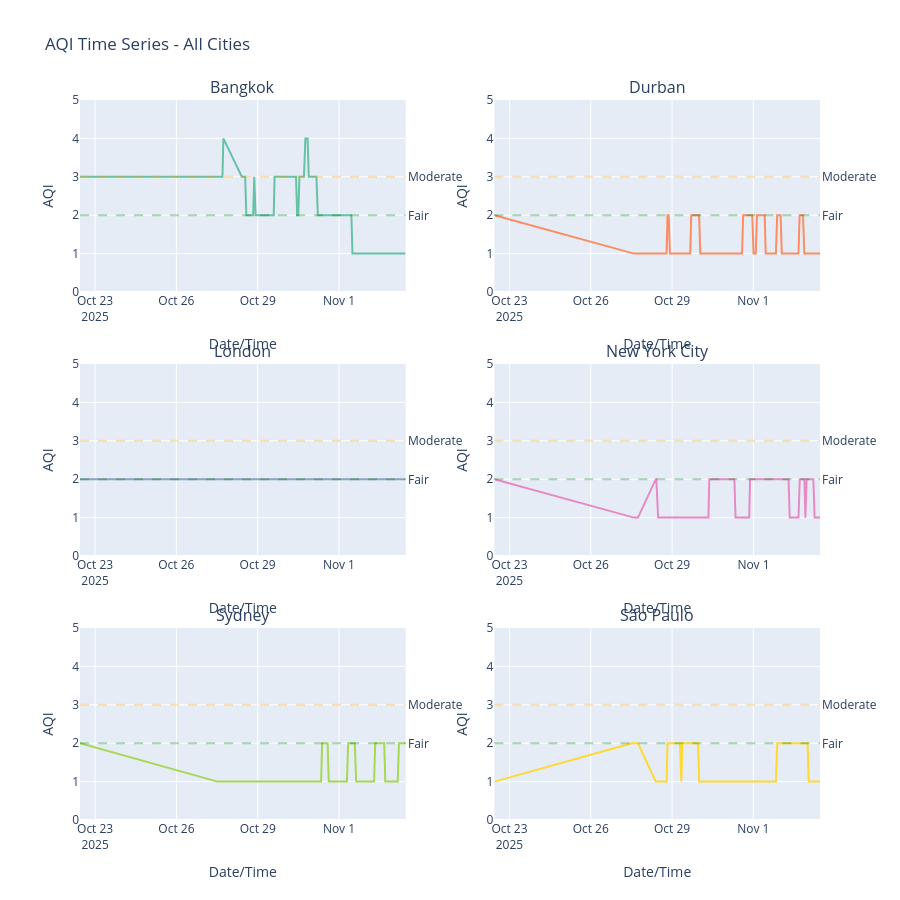

This figure's notebook cell:
### Markdown cell above
## 3. Time Series Deep Dive 📈

### Code cell
# Create multi-panel time series for all cities
fig = make_subplots(
    rows=3, cols=2,
    subplot_titles=tuple(sorted(df['city_name'].unique())),
    vertical_spacing=0.1,
    horizontal_spacing=0.12
)

cities = sorted(df['city_name'].unique())
colors = px.colors.qualitative.Set2

for idx, city in enumerate(cities):
    row = idx // 2 + 1
    col = idx % 2 + 1
    
    city_data = df[df['city_name'] == city].sort_values('timestamp')
    
    fig.add_trace(
        go.Scatter(
            x=city_data['timestamp'],
            y=city_data['aqi'],
            mode='lines',
            name=city,
            line=dict(color=colors[idx % len(colors)], width=2),
            showlegend=False
        ),
        row=row, col=col
    )
    
    # Add reference lines for AQI thresholds
    fig.add_hline(y=2, line_dash="dash", line_color="green", 
                  opacity=0.3, row=row, col=col, 
                  annotation_text="Fair", annotation_position="right")
    fig.add_hline(y=3, line_dash="dash", line_color="orange", 
                  opacity=0.3, row=row, col=col,
                  annotation_text="Moderate", annotation_position="right")

fig.update_xaxes(title_text="Date/Time")
fig.update_yaxes(title_text="AQI", range=[0, 5])
fig.update_layout(
    height=900,
    title_text="AQI Time Series - All Cities",
    showlegend=False
)

fig.show()

### Figure 1 — Plotly figure (JSON) as saved in the notebook; plotly's stock layout.template omitted (floating-point values rounded to 4 significant figures; data arrays with more than 128 entries replaced by an {"elided": "..."} marker saying what was removed)
{"data": [{"line": {"color": "rgb(102,194,165)", "width": 2}, "mode": "lines", "name": "Bangkok", "showlegend": false, "type": "scatter", "x": {"elided": "157 str values"}, "xaxis": "x", "y": {"elided": "157 int values"}, "yaxis": "y"}, {"line": {"color": "rgb(252,141,98)", "width": 2}, "mode": "lines", "name": "Durban", "showlegend": false, "type": "scatter", "x": {"elided": "156 str values"}, "xaxis": "x2", "y": {"elided": "156 int values"}, "yaxis": "y2"}, {"line": {"color": "rgb(141,160,203)", "width": 2}, "mode": "lines", "name": "London", "showlegend": false, "type": "scatter", "x": {"elided": "157 str values"}, "xaxis": "x3", "y": {"elided": "157 int values"}, "yaxis": "y3"}, {"line": {"color": "rgb(231,138,195)", "width": 2}, "mode": "lines", "name": "New York City", "showlegend": false, "type": "scatter", "x": {"elided": "157 str values"}, "xaxis": "x4", "y": {"elided": "157 int values"}, "yaxis": "y4"}, {"line": {"color": "rgb(166,216,84)", "width": 2}, "mode": "lines", "name": "Sydney", "showlegend": false, "type": "scatter", "x": {"elided": "157 str values"}, "xaxis": "x5", "y": {"elided": "157 int values"}, "yaxis": "y5"}, {"line": {"color": "rgb(255,217,47)", "width": 2}, "mode": "lines", "name": "São Paulo", "showlegend": false, "type": "scatter", "x": {"elided": "157 str values"}, "xaxis": "x6", "y": {"elided": "157 int values"}, "yaxis": "y6"}], "layout": {"annotations": [{"font": {"size": 16}, "showarrow": false, "text": "Bangkok", "x": 0.22, "xanchor": "center", "xref": "paper", "y": 1, "yanchor": "bottom", "yref": "paper"}, {"font": {"size": 16}, "showarrow": false, "text": "Durban", "x": 0.78, "xanchor": "center", "xref": "paper", "y": 1, "yanchor": "bottom", "yref": "paper"}, {"font": {"size": 16}, "showarrow": false, "text": "London", "x": 0.22, "xanchor": "center", "xref": "paper", "y": 0.6333, "yanchor": "bottom", "yref": "paper"}, {"font": {"size": 16}, "showarrow": false, "text": "New York City", "x": 0.78, "xanchor": "center", "xref": "paper", "y": 0.6333, "yanchor": "bottom", "yref": "paper"}, {"font": {"size": 16}, "showarrow": false, "text": "Sydney", "x": 0.22, "xanchor": "center", "xref": "paper", "y": 0.2667, "yanchor": "bottom", "yref": "paper"}, {"font": {"size": 16}, "showarrow": false, "text": "São Paulo", "x": 0.78, "xanchor": "center", "xref": "paper", "y": 0.2667, "yanchor": "bottom", "yref": "paper"}, {"showarrow": false, "text": "Fair", "x": 1, "xanchor": "left", "xref": "x domain", "y": 2, "yanchor": "middle", "yref": "y"}, {"showarrow": false, "text": "Moderate", "x": 1, "xanchor": "left", "xref": "x domain", "y": 3, "yanchor": "middle", "yref": "y"}, {"showarrow": false, "text": "Fair", "x": 1, "xanchor": "left", "xref": "x2 domain", "y": 2, "yanchor": "middle", "yref": "y2"}, {"showarrow": false, "text": "Moderate", "x": 1, "xanchor": "left", "xref": "x2 domain", "y": 3, "yanchor": "middle", "yref": "y2"}, {"showarrow": false, "text": "Fair", "x": 1, "xanchor": "left", "xref": "x3 domain", "y": 2, "yanchor": "middle", "yref": "y3"}, {"showarrow": false, "text": "Moderate", "x": 1, "xanchor": "left", "xref": "x3 domain", "y": 3, "yanchor": "middle", "yref": "y3"}, {"showarrow": false, "text": "Fair", "x": 1, "xanchor": "left", "xref": "x4 domain", "y": 2, "yanchor": "middle", "yref": "y4"}, {"showarrow": false, "text": "Moderate", "x": 1, "xanchor": "left", "xref": "x4 domain", "y": 3, "yanchor": "middle", "yref": "y4"}, {"showarrow": false, "text": "Fair", "x": 1, "xanchor": "left", "xref": "x5 domain", "y": 2, "yanchor": "middle", "yref": "y5"}, {"showarrow": false, "text": "Moderate", "x": 1, "xanchor": "left", "xref": "x5 domain", "y": 3, "yanchor": "middle", "yref": "y5"}, {"showarrow": false, "text": "Fair", "x": 1, "xanchor": "left", "xref": "x6 domain", "y": 2, "yanchor": "middle", "yref": "y6"}, {"showarrow": false, "text": "Moderate", "x": 1, "xanchor": "left", "xref": "x6 domain", "y": 3, "yanchor": "middle", "yref": "y6"}], "height": 900, "shapes": [{"line": {"color": "green", "dash": "dash"}, "opacity": 0.3, "type": "line", "x0": 0, "x1": 1, "xref": "x domain", "y0": 2, "y1": 2, "yref": "y"}, {"line": {"color": "orange", "dash": "dash"}, "opacity": 0.3, "type": "line", "x0": 0, "x1": 1, "xref": "x domain", "y0": 3, "y1": 3, "yref": "y"}, {"line": {"color": "green", "dash": "dash"}, "opacity": 0.3, "type": "line", "x0": 0, "x1": 1, "xref": "x2 domain", "y0": 2, "y1": 2, "yref": "y2"}, {"line": {"color": "orange", "dash": "dash"}, "opacity": 0.3, "type": "line", "x0": 0, "x1": 1, "xref": "x2 domain", "y0": 3, "y1": 3, "yref": "y2"}, {"line": {"color": "green", "dash": "dash"}, "opacity": 0.3, "type": "line", "x0": 0, "x1": 1, "xref": "x3 domain", "y0": 2, "y1": 2, "yref": "y3"}, {"line": {"color": "orange", "dash": "dash"}, "opacity": 0.3, "type": "line", "x0": 0, "x1": 1, "xref": "x3 domain", "y0": 3, "y1": 3, "yref": "y3"}, {"line": {"color": "green", "dash": "dash"}, "opacity": 0.3, "type": "line", "x0": 0, "x1": 1, "xref": "x4 domain", "y0": 2, "y1": 2, "yref": "y4"}, {"line": {"color": "orange", "dash": "dash"}, "opacity": 0.3, "type": "line", "x0": 0, "x1": 1, "xref": "x4 domain", "y0": 3, "y1": 3, "yref": "y4"}, {"line": {"color": "green", "dash": "dash"}, "opacity": 0.3, "type": "line", "x0": 0, "x1": 1, "xref": "x5 domain", "y0": 2, "y1": 2, "yref": "y5"}, {"line": {"color": "orange", "dash": "dash"}, "opacity": 0.3, "type": "line", "x0": 0, "x1": 1, "xref": "x5 domain", "y0": 3, "y1": 3, "yref": "y5"}, {"line": {"color": "green", "dash": "dash"}, "opacity": 0.3, "type": "line", "x0": 0, "x1": 1, "xref": "x6 domain", "y0": 2, "y1": 2, "yref": "y6"}, {"line": {"color": "orange", "dash": "dash"}, "opacity": 0.3, "type": "line", "x0": 0, "x1": 1, "xref": "x6 domain", "y0": 3, "y1": 3, "yref": "y6"}], "showlegend": false, "title": {"text": "AQI Time Series - All Cities"}, "xaxis": {"anchor": "y", "domain": [0, 0.44], "title": {"text": "Date/Time"}}, "xaxis2": {"anchor": "y2", "domain": [0.56, 1], "title": {"text": "Date/Time"}}, "xaxis3": {"anchor": "y3", "domain": [0, 0.44], "title": {"text": "Date/Time"}}, "xaxis4": {"anchor": "y4", "domain": [0.56, 1], "title": {"text": "Date/Time"}}, "xaxis5": {"anchor": "y5", "domain": [0, 0.44], "title": {"text": "Date/Time"}}, "xaxis6": {"anchor": "y6", "domain": [0.56, 1], "title": {"text": "Date/Time"}}, "yaxis": {"anchor": "x", "domain": [0.7333, 1], "range": [0, 5], "title": {"text": "AQI"}}, "yaxis2": {"anchor": "x2", "domain": [0.7333, 1], "range": [0, 5], "title": {"text": "AQI"}}, "yaxis3": {"anchor": "x3", "domain": [0.3667, 0.6333], "range": [0, 5], "title": {"text": "AQI"}}, "yaxis4": {"anchor": "x4", "domain": [0.3667, 0.6333], "range": [0, 5], "title": {"text": "AQI"}}, "yaxis5": {"anchor": "x5", "domain": [0, 0.2667], "range": [0, 5], "title": {"text": "AQI"}}, "yaxis6": {"anchor": "x6", "domain": [0, 0.2667], "range": [0, 5], "title": {"text": "AQI"}}}}
